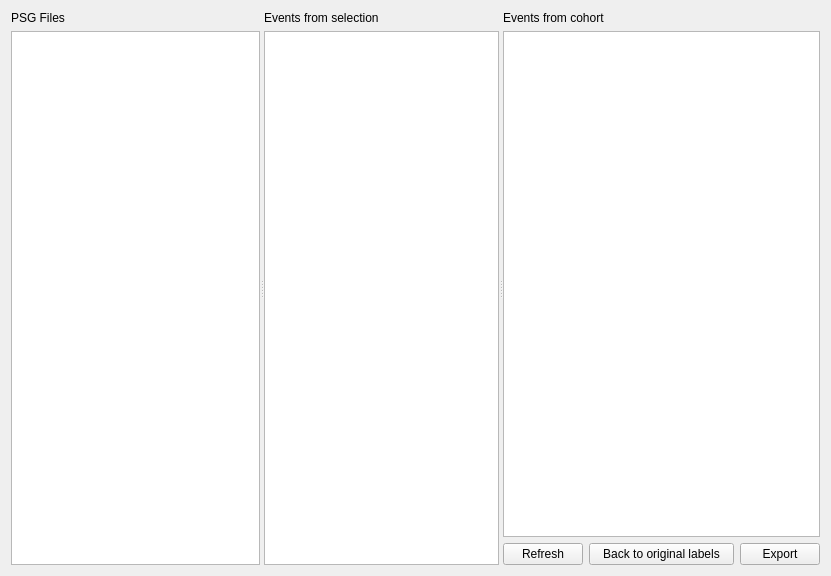
<?xml version="1.0" encoding="UTF-8"?>
<ui version="4.0">
 <class>EditorStep</class>
 <widget class="QWidget" name="EditorStep">
  <property name="geometry">
   <rect>
    <x>0</x>
    <y>0</y>
    <width>831</width>
    <height>576</height>
   </rect>
  </property>
  <property name="windowTitle">
   <string>Form</string>
  </property>
  <layout class="QVBoxLayout" name="verticalLayout_4">
   <item>
    <widget class="QSplitter" name="splitter_2">
     <property name="orientation">
      <enum>Qt::Orientation::Horizontal</enum>
     </property>
     <widget class="QWidget" name="layoutWidget">
      <layout class="QVBoxLayout" name="verticalLayout">
       <item>
        <widget class="QLabel" name="label">
         <property name="font">
          <font>
           <italic>false</italic>
           <bold>false</bold>
          </font>
         </property>
         <property name="text">
          <string>PSG Files</string>
         </property>
        </widget>
       </item>
       <item>
        <widget class="QListView" name="file_listview">
         <property name="editTriggers">
          <set>QAbstractItemView::EditTrigger::NoEditTriggers</set>
         </property>
        </widget>
       </item>
      </layout>
     </widget>
     <widget class="QSplitter" name="splitter">
      <property name="orientation">
       <enum>Qt::Orientation::Horizontal</enum>
      </property>
      <widget class="QWidget" name="layoutWidget">
       <layout class="QVBoxLayout" name="verticalLayout_2">
        <item>
         <widget class="QLabel" name="label_2">
          <property name="font">
           <font>
            <italic>false</italic>
            <bold>false</bold>
           </font>
          </property>
          <property name="text">
           <string>Events from selection</string>
          </property>
         </widget>
        </item>
        <item>
         <widget class="QTreeView" name="treeView_subject">
          <property name="editTriggers">
           <set>QAbstractItemView::EditTrigger::AllEditTriggers</set>
          </property>
          <property name="selectionMode">
           <enum>QAbstractItemView::SelectionMode::NoSelection</enum>
          </property>
          <property name="selectionBehavior">
           <enum>QAbstractItemView::SelectionBehavior::SelectItems</enum>
          </property>
         </widget>
        </item>
       </layout>
      </widget>
      <widget class="QWidget" name="layoutWidget">
       <layout class="QVBoxLayout" name="verticalLayout_3">
        <item>
         <widget class="QLabel" name="label_3">
          <property name="font">
           <font>
            <italic>false</italic>
            <bold>false</bold>
           </font>
          </property>
          <property name="text">
           <string>Events from cohort</string>
          </property>
         </widget>
        </item>
        <item>
         <widget class="QTreeView" name="treeView_cohort"/>
        </item>
        <item>
         <layout class="QHBoxLayout" name="horizontalLayout">
          <item>
           <widget class="QPushButton" name="pushButton_refresh">
            <property name="toolTip">
             <string>To refresh the cohort view. Useful for merging 2 groups with the same labels.</string>
            </property>
            <property name="text">
             <string>Refresh</string>
            </property>
           </widget>
          </item>
          <item>
           <widget class="QPushButton" name="reset_all_files_pushButton">
            <property name="toolTip">
             <string>To return to the original labels saved in the file.</string>
            </property>
            <property name="text">
             <string>   Back to original labels   </string>
            </property>
           </widget>
          </item>
          <item>
           <widget class="QPushButton" name="pushButton_export">
            <property name="toolTip">
             <string>To display all changes that will be performed at runtime.</string>
            </property>
            <property name="text">
             <string>Export</string>
            </property>
           </widget>
          </item>
         </layout>
        </item>
       </layout>
      </widget>
     </widget>
    </widget>
   </item>
  </layout>
 </widget>
 <resources>
  <include location="../../../../../snooz-toolbox/src/main/python/ui/themes/themes.qrc"/>
 </resources>
 <connections>
  <connection>
   <sender>file_listview</sender>
   <signal>clicked(QModelIndex)</signal>
   <receiver>EditorStep</receiver>
   <slot>on_file_selected()</slot>
   <hints>
    <hint type="sourcelabel">
     <x>109</x>
     <y>177</y>
    </hint>
    <hint type="destinationlabel">
     <x>213</x>
     <y>177</y>
    </hint>
   </hints>
  </connection>
  <connection>
   <sender>reset_all_files_pushButton</sender>
   <signal>clicked()</signal>
   <receiver>EditorStep</receiver>
   <slot>on_reset_all_files()</slot>
   <hints>
    <hint type="sourcelabel">
     <x>541</x>
     <y>404</y>
    </hint>
    <hint type="destinationlabel">
     <x>298</x>
     <y>226</y>
    </hint>
   </hints>
  </connection>
  <connection>
   <sender>pushButton_refresh</sender>
   <signal>clicked()</signal>
   <receiver>EditorStep</receiver>
   <slot>refresh_view_slot()</slot>
   <hints>
    <hint type="sourcelabel">
     <x>577</x>
     <y>241</y>
    </hint>
    <hint type="destinationlabel">
     <x>476</x>
     <y>170</y>
    </hint>
   </hints>
  </connection>
  <connection>
   <sender>pushButton_export</sender>
   <signal>clicked()</signal>
   <receiver>EditorStep</receiver>
   <slot>export_modifications_slot()</slot>
   <hints>
    <hint type="sourcelabel">
     <x>657</x>
     <y>241</y>
    </hint>
    <hint type="destinationlabel">
     <x>476</x>
     <y>170</y>
    </hint>
   </hints>
  </connection>
 </connections>
 <slots>
  <slot>on_file_selected()</slot>
  <slot>on_event_selected()</slot>
  <slot>on_select_all_groups()</slot>
  <slot>on_apply_to_all_files()</slot>
  <slot>on_reset_all_files()</slot>
  <slot>search_pattern_slot()</slot>
  <slot>export_modifications_slot()</slot>
  <slot>refresh_view_slot()</slot>
  <slot>current_cohort_item_changed_slot()</slot>
  <slot>cohort_item_changed_slot()</slot>
 </slots>
</ui>
